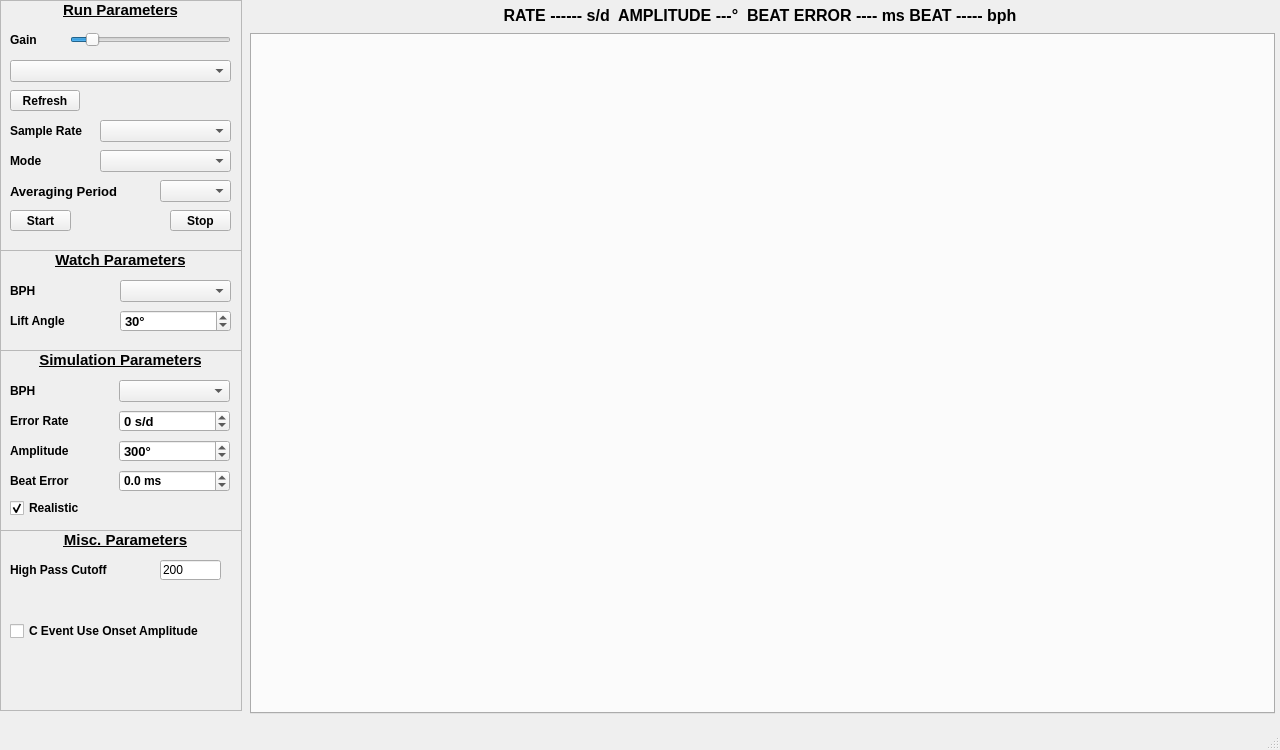
<?xml version="1.0" encoding="UTF-8"?>
<ui version="4.0">
 <class>MainWindow</class>
 <widget class="QMainWindow" name="MainWindow">
  <property name="geometry">
   <rect>
    <x>0</x>
    <y>0</y>
    <width>1280</width>
    <height>750</height>
   </rect>
  </property>
  <property name="maximumSize">
   <size>
    <width>1280</width>
    <height>750</height>
   </size>
  </property>
  <property name="windowTitle">
   <string>MainWindow</string>
  </property>
  <widget class="QWidget" name="CentralWidget">
   <widget class="QFrame" name="RunFrame">
    <property name="geometry">
     <rect>
      <x>0</x>
      <y>0</y>
      <width>242</width>
      <height>251</height>
     </rect>
    </property>
    <property name="frameShape">
     <enum>QFrame::Shape::StyledPanel</enum>
    </property>
    <property name="frameShadow">
     <enum>QFrame::Shadow::Raised</enum>
    </property>
    <widget class="QComboBox" name="InputDeviceComboBox">
     <property name="geometry">
      <rect>
       <x>10</x>
       <y>60</y>
       <width>221</width>
       <height>22</height>
      </rect>
     </property>
     <property name="font">
      <font>
       <bold>true</bold>
      </font>
     </property>
    </widget>
    <widget class="QPushButton" name="RefreshPushButton">
     <property name="geometry">
      <rect>
       <x>10</x>
       <y>90</y>
       <width>70</width>
       <height>21</height>
      </rect>
     </property>
     <property name="font">
      <font>
       <bold>true</bold>
      </font>
     </property>
     <property name="text">
      <string>Refresh</string>
     </property>
    </widget>
    <widget class="QPushButton" name="StartPushButton">
     <property name="geometry">
      <rect>
       <x>10</x>
       <y>210</y>
       <width>61</width>
       <height>21</height>
      </rect>
     </property>
     <property name="font">
      <font>
       <bold>true</bold>
      </font>
     </property>
     <property name="text">
      <string>Start</string>
     </property>
    </widget>
    <widget class="QPushButton" name="StopPushButton">
     <property name="enabled">
      <bool>true</bool>
     </property>
     <property name="geometry">
      <rect>
       <x>170</x>
       <y>210</y>
       <width>61</width>
       <height>21</height>
      </rect>
     </property>
     <property name="font">
      <font>
       <bold>true</bold>
      </font>
     </property>
     <property name="text">
      <string>Stop</string>
     </property>
    </widget>
    <widget class="QComboBox" name="SampleRatesComboBox">
     <property name="geometry">
      <rect>
       <x>100</x>
       <y>120</y>
       <width>131</width>
       <height>22</height>
      </rect>
     </property>
     <property name="font">
      <font>
       <bold>true</bold>
      </font>
     </property>
     <property name="currentIndex">
      <number>-1</number>
     </property>
    </widget>
    <widget class="QComboBox" name="AveragingPeriodComboBox">
     <property name="geometry">
      <rect>
       <x>160</x>
       <y>180</y>
       <width>71</width>
       <height>22</height>
      </rect>
     </property>
     <property name="font">
      <font>
       <pointsize>10</pointsize>
       <bold>true</bold>
      </font>
     </property>
    </widget>
    <widget class="QLabel" name="AveragingPeriodLabel">
     <property name="geometry">
      <rect>
       <x>10</x>
       <y>180</y>
       <width>141</width>
       <height>22</height>
      </rect>
     </property>
     <property name="font">
      <font>
       <pointsize>10</pointsize>
       <bold>true</bold>
      </font>
     </property>
     <property name="text">
      <string>Averaging Period</string>
     </property>
    </widget>
    <widget class="QComboBox" name="ModeComboBox">
     <property name="geometry">
      <rect>
       <x>100</x>
       <y>150</y>
       <width>131</width>
       <height>22</height>
      </rect>
     </property>
     <property name="font">
      <font>
       <bold>true</bold>
      </font>
     </property>
     <property name="placeholderText">
      <string/>
     </property>
    </widget>
    <widget class="QLabel" name="ModeLabel">
     <property name="geometry">
      <rect>
       <x>10</x>
       <y>150</y>
       <width>91</width>
       <height>22</height>
      </rect>
     </property>
     <property name="font">
      <font>
       <bold>true</bold>
      </font>
     </property>
     <property name="text">
      <string>Mode</string>
     </property>
    </widget>
    <widget class="QLabel" name="RunParamLabel">
     <property name="geometry">
      <rect>
       <x>0</x>
       <y>0</y>
       <width>241</width>
       <height>20</height>
      </rect>
     </property>
     <property name="font">
      <font>
       <pointsize>11</pointsize>
       <bold>true</bold>
       <underline>true</underline>
      </font>
     </property>
     <property name="text">
      <string>Run Parameters</string>
     </property>
     <property name="alignment">
      <set>Qt::AlignmentFlag::AlignCenter</set>
     </property>
    </widget>
    <widget class="QSlider" name="MicrophoneHorizontalSlider">
     <property name="geometry">
      <rect>
       <x>70</x>
       <y>30</y>
       <width>161</width>
       <height>20</height>
      </rect>
     </property>
     <property name="maximum">
      <number>1000</number>
     </property>
     <property name="value">
      <number>100</number>
     </property>
     <property name="orientation">
      <enum>Qt::Orientation::Horizontal</enum>
     </property>
    </widget>
    <widget class="QLabel" name="GainLabel">
     <property name="geometry">
      <rect>
       <x>10</x>
       <y>30</y>
       <width>41</width>
       <height>20</height>
      </rect>
     </property>
     <property name="font">
      <font>
       <bold>true</bold>
      </font>
     </property>
     <property name="text">
      <string>Gain</string>
     </property>
    </widget>
    <widget class="QLabel" name="SampleRateLabel">
     <property name="geometry">
      <rect>
       <x>10</x>
       <y>120</y>
       <width>91</width>
       <height>22</height>
      </rect>
     </property>
     <property name="font">
      <font>
       <bold>true</bold>
      </font>
     </property>
     <property name="text">
      <string>Sample Rate</string>
     </property>
    </widget>
   </widget>
   <widget class="QFrame" name="MiscFrame">
    <property name="geometry">
     <rect>
      <x>0</x>
      <y>530</y>
      <width>242</width>
      <height>181</height>
     </rect>
    </property>
    <property name="frameShape">
     <enum>QFrame::Shape::StyledPanel</enum>
    </property>
    <property name="frameShadow">
     <enum>QFrame::Shadow::Raised</enum>
    </property>
    <widget class="QLineEdit" name="HighLineEdit">
     <property name="geometry">
      <rect>
       <x>160</x>
       <y>30</y>
       <width>61</width>
       <height>20</height>
      </rect>
     </property>
     <property name="inputMask">
      <string>99999</string>
     </property>
     <property name="text">
      <string>200</string>
     </property>
    </widget>
    <widget class="QLabel" name="HighPassLabel">
     <property name="geometry">
      <rect>
       <x>10</x>
       <y>30</y>
       <width>121</width>
       <height>20</height>
      </rect>
     </property>
     <property name="font">
      <font>
       <bold>true</bold>
      </font>
     </property>
     <property name="text">
      <string>High Pass Cutoff</string>
     </property>
    </widget>
    <widget class="QCheckBox" name="UseConsetCheckBox">
     <property name="geometry">
      <rect>
       <x>10</x>
       <y>90</y>
       <width>231</width>
       <height>22</height>
      </rect>
     </property>
     <property name="font">
      <font>
       <bold>true</bold>
      </font>
     </property>
     <property name="text">
      <string>C Event Use Onset Amplitude</string>
     </property>
    </widget>
    <widget class="QLabel" name="MiscLabel">
     <property name="geometry">
      <rect>
       <x>0</x>
       <y>0</y>
       <width>251</width>
       <height>20</height>
      </rect>
     </property>
     <property name="font">
      <font>
       <pointsize>11</pointsize>
       <bold>true</bold>
       <underline>true</underline>
      </font>
     </property>
     <property name="text">
      <string>Misc. Parameters</string>
     </property>
     <property name="alignment">
      <set>Qt::AlignmentFlag::AlignCenter</set>
     </property>
    </widget>
   </widget>
   <widget class="QLabel" name="Results">
    <property name="geometry">
     <rect>
      <x>250</x>
      <y>0</y>
      <width>1020</width>
      <height>30</height>
     </rect>
    </property>
    <property name="font">
     <font>
      <pointsize>12</pointsize>
      <bold>true</bold>
     </font>
    </property>
    <property name="text">
     <string>RATE ------ s/d  AMPLITUDE ---°  BEAT ERROR ---- ms BEAT ----- bph</string>
    </property>
    <property name="alignment">
     <set>Qt::AlignmentFlag::AlignCenter</set>
    </property>
   </widget>
   <widget class="QFrame" name="SimFrame">
    <property name="geometry">
     <rect>
      <x>0</x>
      <y>350</y>
      <width>242</width>
      <height>181</height>
     </rect>
    </property>
    <property name="frameShape">
     <enum>QFrame::Shape::StyledPanel</enum>
    </property>
    <property name="frameShadow">
     <enum>QFrame::Shadow::Raised</enum>
    </property>
    <widget class="QComboBox" name="SimBPHComboBox">
     <property name="geometry">
      <rect>
       <x>119</x>
       <y>30</y>
       <width>111</width>
       <height>22</height>
      </rect>
     </property>
     <property name="font">
      <font>
       <bold>true</bold>
      </font>
     </property>
    </widget>
    <widget class="QLabel" name="SimBphLabel">
     <property name="geometry">
      <rect>
       <x>10</x>
       <y>30</y>
       <width>71</width>
       <height>22</height>
      </rect>
     </property>
     <property name="font">
      <font>
       <bold>true</bold>
      </font>
     </property>
     <property name="text">
      <string>BPH</string>
     </property>
    </widget>
    <widget class="QLabel" name="SimAmpLabel">
     <property name="geometry">
      <rect>
       <x>10</x>
       <y>90</y>
       <width>91</width>
       <height>22</height>
      </rect>
     </property>
     <property name="font">
      <font>
       <bold>true</bold>
      </font>
     </property>
     <property name="text">
      <string>Amplitude</string>
     </property>
    </widget>
    <widget class="QSpinBox" name="SimAmplitudeSpinBox">
     <property name="geometry">
      <rect>
       <x>119</x>
       <y>90</y>
       <width>111</width>
       <height>22</height>
      </rect>
     </property>
     <property name="font">
      <font>
       <pointsize>10</pointsize>
       <bold>true</bold>
      </font>
     </property>
     <property name="wrapping">
      <bool>true</bool>
     </property>
     <property name="readOnly">
      <bool>false</bool>
     </property>
     <property name="keyboardTracking">
      <bool>true</bool>
     </property>
     <property name="suffix">
      <string>°</string>
     </property>
     <property name="minimum">
      <number>100</number>
     </property>
     <property name="maximum">
      <number>360</number>
     </property>
     <property name="value">
      <number>300</number>
     </property>
     <property name="displayIntegerBase">
      <number>10</number>
     </property>
    </widget>
    <widget class="QLabel" name="SimBeatErrorLabel">
     <property name="geometry">
      <rect>
       <x>10</x>
       <y>120</y>
       <width>91</width>
       <height>22</height>
      </rect>
     </property>
     <property name="font">
      <font>
       <bold>true</bold>
      </font>
     </property>
     <property name="text">
      <string>Beat Error</string>
     </property>
    </widget>
    <widget class="QDoubleSpinBox" name="SimBeatErrorSpinBox">
     <property name="geometry">
      <rect>
       <x>119</x>
       <y>120</y>
       <width>111</width>
       <height>22</height>
      </rect>
     </property>
     <property name="font">
      <font>
       <bold>true</bold>
      </font>
     </property>
     <property name="suffix">
      <string> ms</string>
     </property>
     <property name="decimals">
      <number>1</number>
     </property>
     <property name="minimum">
      <double>-10.000000000000000</double>
     </property>
     <property name="maximum">
      <double>10.000000000000000</double>
     </property>
     <property name="singleStep">
      <double>0.100000000000000</double>
     </property>
    </widget>
    <widget class="QCheckBox" name="RealisticCheckBox">
     <property name="geometry">
      <rect>
       <x>10</x>
       <y>150</y>
       <width>91</width>
       <height>16</height>
      </rect>
     </property>
     <property name="font">
      <font>
       <bold>true</bold>
      </font>
     </property>
     <property name="text">
      <string>Realistic</string>
     </property>
     <property name="checked">
      <bool>true</bool>
     </property>
    </widget>
    <widget class="QSpinBox" name="SimErrorRateSpinBox">
     <property name="geometry">
      <rect>
       <x>119</x>
       <y>60</y>
       <width>111</width>
       <height>22</height>
      </rect>
     </property>
     <property name="font">
      <font>
       <pointsize>10</pointsize>
       <bold>true</bold>
      </font>
     </property>
     <property name="wrapping">
      <bool>true</bool>
     </property>
     <property name="readOnly">
      <bool>false</bool>
     </property>
     <property name="keyboardTracking">
      <bool>true</bool>
     </property>
     <property name="suffix">
      <string> s/d</string>
     </property>
     <property name="minimum">
      <number>-999</number>
     </property>
     <property name="maximum">
      <number>999</number>
     </property>
     <property name="value">
      <number>0</number>
     </property>
     <property name="displayIntegerBase">
      <number>10</number>
     </property>
    </widget>
    <widget class="QLabel" name="SimErrorRateLabel">
     <property name="geometry">
      <rect>
       <x>10</x>
       <y>60</y>
       <width>71</width>
       <height>22</height>
      </rect>
     </property>
     <property name="font">
      <font>
       <bold>true</bold>
      </font>
     </property>
     <property name="text">
      <string>Error Rate</string>
     </property>
    </widget>
    <widget class="QLabel" name="SimParamLabel">
     <property name="geometry">
      <rect>
       <x>0</x>
       <y>0</y>
       <width>241</width>
       <height>20</height>
      </rect>
     </property>
     <property name="font">
      <font>
       <pointsize>11</pointsize>
       <bold>true</bold>
       <underline>true</underline>
      </font>
     </property>
     <property name="text">
      <string>Simulation Parameters</string>
     </property>
     <property name="alignment">
      <set>Qt::AlignmentFlag::AlignCenter</set>
     </property>
    </widget>
   </widget>
   <widget class="QTabWidget" name="GraphicsTabWidget">
    <property name="geometry">
     <rect>
      <x>250</x>
      <y>33</y>
      <width>1025</width>
      <height>681</height>
     </rect>
    </property>
    <property name="font">
     <font>
      <bold>true</bold>
     </font>
    </property>
    <property name="currentIndex">
     <number>0</number>
    </property>
   </widget>
   <widget class="QFrame" name="WatchFrame">
    <property name="geometry">
     <rect>
      <x>0</x>
      <y>250</y>
      <width>242</width>
      <height>101</height>
     </rect>
    </property>
    <property name="frameShape">
     <enum>QFrame::Shape::StyledPanel</enum>
    </property>
    <property name="frameShadow">
     <enum>QFrame::Shadow::Raised</enum>
    </property>
    <widget class="QLabel" name="LiftAngleLabel">
     <property name="geometry">
      <rect>
       <x>10</x>
       <y>60</y>
       <width>71</width>
       <height>22</height>
      </rect>
     </property>
     <property name="font">
      <font>
       <pointsize>9</pointsize>
       <bold>true</bold>
      </font>
     </property>
     <property name="text">
      <string>Lift Angle</string>
     </property>
    </widget>
    <widget class="QSpinBox" name="LiftAngleSpinBox">
     <property name="geometry">
      <rect>
       <x>120</x>
       <y>60</y>
       <width>111</width>
       <height>22</height>
      </rect>
     </property>
     <property name="font">
      <font>
       <pointsize>10</pointsize>
       <bold>true</bold>
      </font>
     </property>
     <property name="wrapping">
      <bool>true</bool>
     </property>
     <property name="readOnly">
      <bool>false</bool>
     </property>
     <property name="keyboardTracking">
      <bool>true</bool>
     </property>
     <property name="suffix">
      <string>°</string>
     </property>
     <property name="minimum">
      <number>30</number>
     </property>
     <property name="maximum">
      <number>70</number>
     </property>
     <property name="value">
      <number>30</number>
     </property>
     <property name="displayIntegerBase">
      <number>10</number>
     </property>
    </widget>
    <widget class="QComboBox" name="BPHComboBox">
     <property name="geometry">
      <rect>
       <x>120</x>
       <y>30</y>
       <width>111</width>
       <height>22</height>
      </rect>
     </property>
     <property name="font">
      <font>
       <bold>true</bold>
      </font>
     </property>
    </widget>
    <widget class="QLabel" name="WatchBphLabel">
     <property name="geometry">
      <rect>
       <x>10</x>
       <y>30</y>
       <width>41</width>
       <height>22</height>
      </rect>
     </property>
     <property name="font">
      <font>
       <bold>true</bold>
      </font>
     </property>
     <property name="text">
      <string>BPH</string>
     </property>
    </widget>
    <widget class="QLabel" name="WatchParamLabel">
     <property name="geometry">
      <rect>
       <x>0</x>
       <y>0</y>
       <width>241</width>
       <height>20</height>
      </rect>
     </property>
     <property name="font">
      <font>
       <pointsize>11</pointsize>
       <bold>true</bold>
       <underline>true</underline>
      </font>
     </property>
     <property name="text">
      <string>Watch Parameters</string>
     </property>
     <property name="alignment">
      <set>Qt::AlignmentFlag::AlignCenter</set>
     </property>
    </widget>
   </widget>
  </widget>
  <widget class="QMenuBar" name="menubar">
   <property name="geometry">
    <rect>
     <x>0</x>
     <y>0</y>
     <width>1280</width>
     <height>20</height>
    </rect>
   </property>
  </widget>
  <widget class="QStatusBar" name="statusbar"/>
 </widget>
 <customwidgets>
  <customwidget>
   <class>QCustomPlot</class>
   <extends>QWidget</extends>
   <header>qcustomplot.h</header>
   <container>1</container>
  </customwidget>
  <customwidget>
   <class>SoundImageWidget</class>
   <extends>QWidget</extends>
   <header>SoundImageWidget.h</header>
   <container>1</container>
  </customwidget>
 </customwidgets>
 <resources/>
 <connections/>
</ui>
